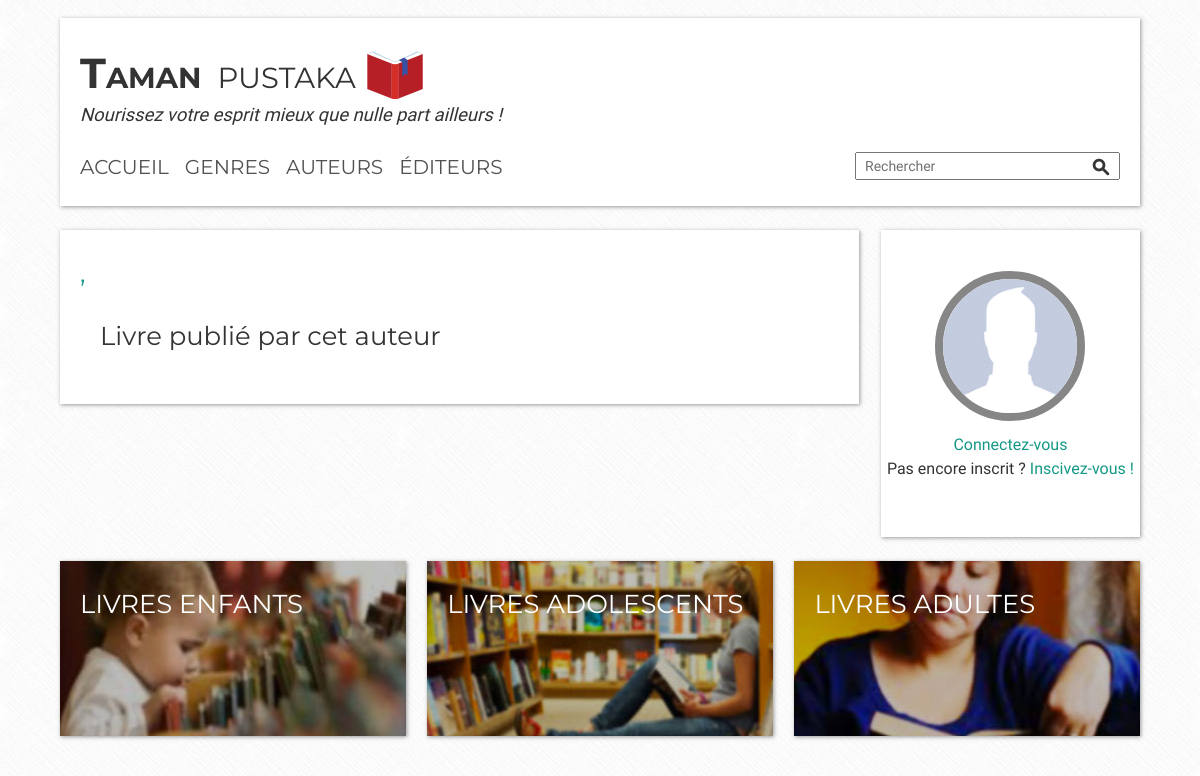
The app's page /?a=view&e=author&author_id=5, older data.
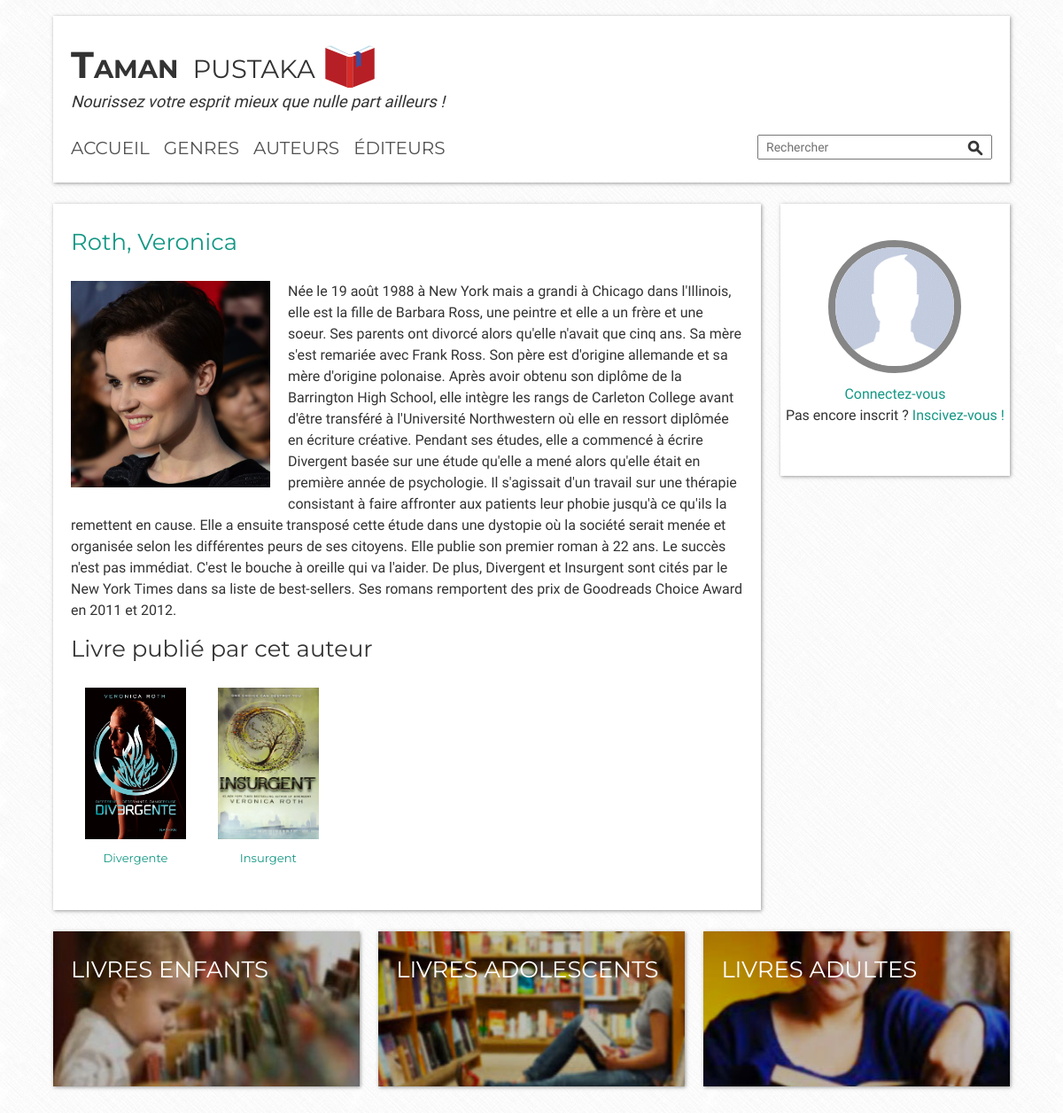
The same page, newer data.
### tables this page shows
CREATE TABLE `authors` (
  `id` int(11) NOT NULL,
  `name` varchar(255) NOT NULL,
  `firstname` varchar(255) NOT NULL,
  `wiki` varchar(255) NOT NULL,
  `photo` varchar(255) NOT NULL,
  `alt` varchar(225) NOT NULL,
  `bio` text NOT NULL,
  `created_at` timestamp NOT NULL DEFAULT CURRENT_TIMESTAMP ON UPDATE CURRENT_TIMESTAMP,
  `updated_at` timestamp NOT NULL DEFAULT '0000-00-00 00:00:00'
);

CREATE TABLE `books` (
`id` int(11) NOT NULL,
  `title` varchar(255) NOT NULL,
  `cover` varchar(255) NOT NULL,
  `alt` varchar(225) NOT NULL,
  `summary` text NOT NULL,
  `exerc` text NOT NULL,
  `created_at` timestamp NOT NULL DEFAULT CURRENT_TIMESTAMP ON UPDATE CURRENT_TIMESTAMP,
  `updated_at` timestamp NOT NULL DEFAULT '0000-00-00 00:00:00',
  `genre_id` int(11) NOT NULL,
  `editor_id` int(11) NOT NULL,
  `author_id` int(11) NOT NULL,
  `classification_id` int(11) NOT NULL
);

### index.php (called while the page is built, shortened)
<?php
    include( CONFIG_DIR . 'routes.php' );
    $rtsParts = explode( ROUTE_DELIMITER, $routes[ 'default' ] );
    $a = $rtsParts[ 0 ];
    if ( isset( $_REQUEST[ 'a' ] ) && isset( $_REQUEST[ 'e' ] ) )
    {
        $a = $_REQUEST[ 'a' ];
        $e = $_REQUEST[ 'e' ];
    }
    $controller = new $controllerName;
    $data = call_user_func( [ $controller, $a ] );
    include( 'views/layout.php' );

### models/Model.class.php (called while the page is built, shortened)
<?php
    class Model
    {
        private $db_options = [
            PDO::ATTR_DEFAULT_FETCH_MODE => PDO::FETCH_OBJ,
            PDO::ATTR_ERRMODE => PDO::ERRMODE_EXCEPTION
        ];
        public function __construct()
        {
            try
            {
                $this -> dbConn = new PDO(
                    self::DSN,
                    self::USERNAME,
                    self::PASSWORD,
                    $this -> db_options
                );
                $this -> dbConn -> query( 'SET CHARACTER SET UTF8' );
                $this -> dbConn -> query( 'SET NAMES UTF8' );
            }
            catch( PDOException $e )
            {
                die( 'Euh... Tu es sûre d’être connecté à la Base de Donnée ?!' );
            }
        }
    }

### models/Author.class.php (called while the page is built, shortened)
<?php
    class Author extends Model
    {
        public function __construct()
        {
            parent::__construct();
        }
        public function getByAuthorId( $id )
        {
            $sql = 'SELECT books.id as bookId, books.title, books.cover, books.alt, books.author_id as authorId, authors.id, authors.name as authorName, authors.firstname as authorFirstname, authors.wiki, authors.photo, authors.alt, authors.bio FROM books JOIN authors ON authors.id = books.author_id WHERE authors.id = :id';
            $pdost = $this -> dbConn -> prepare( $sql );
            $pdost -> execute( [ ':id' => $id ] );
            return $pdost -> fetchAll();
        }
    }

### controllers/C_Author.class.php (called while the page is built, shortened)
<?php
    class C_Author extends C_Base
    {
        private $modelAuthor = null;
        public function __construct()
        {
            $this -> modelAuthor = new Author();
        }
        public function view()
        {
            global $a, $e;
            if( isset( $_GET[ 'author_id' ] ) )
            {
                $data = $this -> modelAuthor -> getByAuthorId( $_GET[ 'author_id' ] );
                $view = $e . VIEW_DELIMITER . $a . '.php';
                return [ 'view' => $view, 'data' => $data ];
            }
        }
    }

### views/author_view.php (the view, shortened to what this page needs)
<div class="clearfix">
  <section class="container clearfix">
    <?php $myAuthor = $data[ 'data' ][ 0 ] ?>
    <h3 class="show__title gamma"><a href="<?php echo( $myAuthor -> wiki ) ?>"><?php echo( $myAuthor -> authorName ) ?>, <?php echo( $myAuthor -> authorFirstname ) ?></a></h3><img src="css/images/authors/<?php echo( $myAuthor -> photo ) ?>" alt="<?php echo( $myAuthor -> alt ) ?>" class="show__img">
    <p><?php echo( $myAuthor -> bio ) ?></p>
    <h3 class="gamma">Livre publié par cet auteur</h3>
  <?php foreach( $data[ 'data' ] as $book ): ?>
  <a href="?a=view&e=book&book_id=<?php echo( $book -> bookId ); ?>">
      <div class="random__block">
          <img src="css/images/books/<?php echo( $book -> cover ); ?>" alt="<?php echo( $book -> title ); ?>">
          <h4 class="zeta random__title"><?php echo( $book -> title ); ?></h4>
      </div>
  </a>
  <?php endforeach; ?>
  </section>
</div>

Row changes from the older to the newer data that the page shows:
now on this page (row edited): authors: name "Roth", firstname "Veronica", photo (picture), bio "Née le 19 août 1988 à New York mais a grandi à Chicago dans l'Illinois, elle est la fille de Barbara Ross, une peintre et elle a un frère et une soeur. Ses parents ont divorcé alors qu'elle n'avait que cinq ans. Sa mère s'est remariée avec Frank Ross. Son père est d'origine allemande et sa mère d'origine polonaise. Après avoir obtenu son diplôme de la Barrington High School, elle intègre les rangs de Carleton College avant d'être transféré à l'Université Northwestern où elle en ressort diplômée en écriture créative. Pendant ses études, elle a commencé à écrire Divergent basée sur une étude qu'elle a mené alors qu'elle était en première année de psychologie. Il s'agissait d'un travail sur…"
now on this page (row edited): books: cover (picture), title "Divergente"
added books: cover (picture), title "Insurgent"
